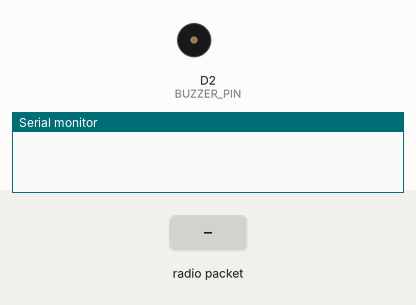
Simulated run of this sketch. Board: ESP8266 (NodeMCU). Parts: buzzer (waves = sounding, pin HIGH), the last lines printed to the serial monitor. The test bench sets the inputs (shaded band).

Above: at 1.2 s.
1.3 s: radio packet "ALARM" arrives
At 2.0 s:
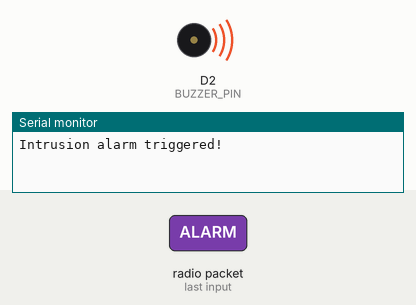
Timing chart, 0 to 7.8 s (numbered marks = the images above; inputs shaded):
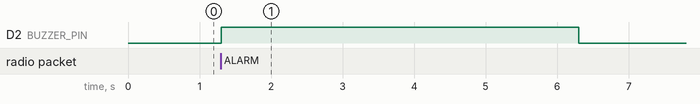

Measured:
- after the input at 1.3 s, D2 (BUZZER_PIN): LOW → HIGH at once, → LOW 5.0 s later

The sketch:

Receiver_Code_1.ino
```cpp
#include <ESP8266WiFi.h>
#include <espnow.h>

#define BUZZER_PIN D2

void OnDataRecv(uint8_t *mac, uint8_t *incomingData, uint8_t len) {
  String receivedMessage = "";
  for (int i = 0; i < len; i++) {
    receivedMessage += (char)incomingData[i];
  }
  if (receivedMessage == "ALARM") {
    Serial.println("Intrusion alarm triggered!");
    digitalWrite(BUZZER_PIN, HIGH);  // Activate the buzzer
    delay(5000);                    // Buzzer duration
    digitalWrite(BUZZER_PIN, LOW);   // Deactivate the buzzer
  }
}

void setup() {
  Serial.begin(74880);

  WiFi.mode(WIFI_STA);

  if (esp_now_init() != 0) {
    Serial.println("Error initializing ESP-NOW");
    return;
  }

  esp_now_set_self_role(ESP_NOW_ROLE_SLAVE);
  esp_now_register_recv_cb(OnDataRecv);

  pinMode(BUZZER_PIN, OUTPUT);
  digitalWrite(BUZZER_PIN, LOW);  // Ensure buzzer is off initially
}

void loop() {
  // Nothing to do here
}
```
